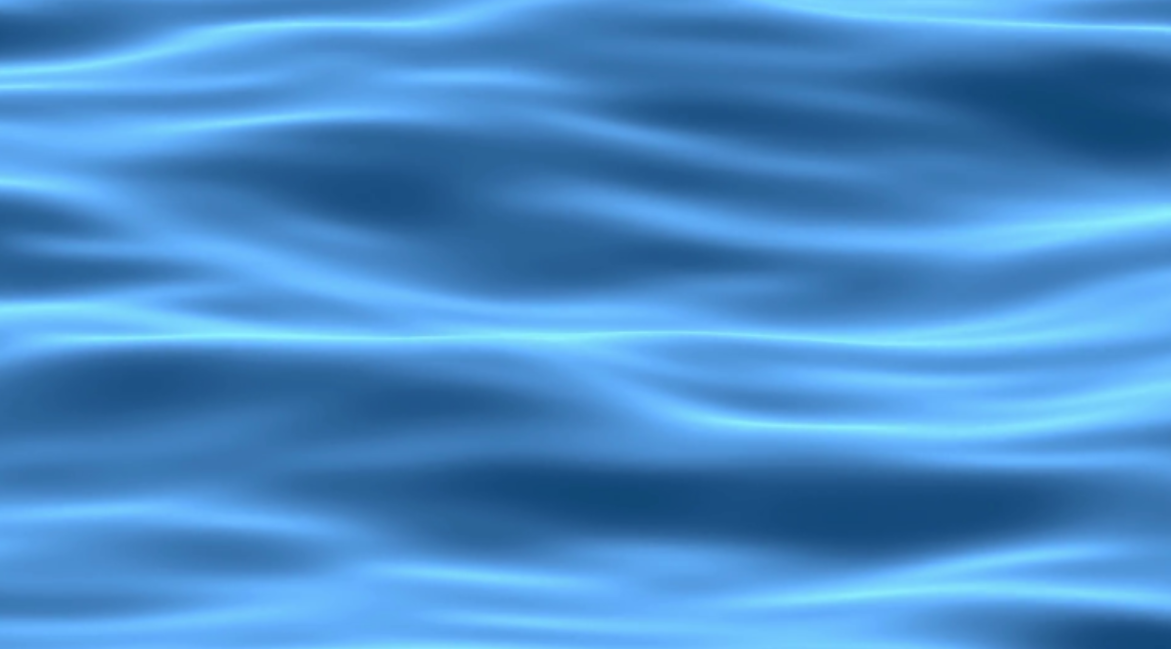
#> input picture images/waves.png, 1171 x 649 px
$ python compare_filter.py
#> lines starting #> are read from the running program, lines starting #| are printed output that depends on the picture
"""
Compare several frequency-filtering cutoffs (compression by filter) on the
same image.
"""
import numpy as np
import matplotlib.pyplot as plt
import math
import matplotlib.image as mpimg

def initialize_image(image_path):
#> called with image_path = '../images/waves.png'
    img = mpimg.imread(image_path)
#> img is the input picture: shape (649, 1171, 3) float32; mean R, G, B 0.288, 0.551, 0.79
    if len(img.shape) == 2 or img.shape[2] < 3:
        raise ValueError("The image must have three color channels (RGB).")
    if img.dtype != np.uint8:
        img = (img*255)
    else :
        img = (img/np.max(img))*255
    img = np.array(img, dtype=int)
    nrows, ncols, _ = img.shape
#> nrows = 649; ncols = 1171
    nrows -= nrows % 8
#> nrows = 648
    ncols -= ncols % 8
#> ncols = 1168
    img = img[:nrows, :ncols, :]
#> img: shape (648, 1168, 3) int64
    img = img - 128
    return img, nrows, ncols

def create_dct_matrix(n=8):
    P = np.zeros((n, n))
    for k in range(n):
        for i in range(n):
            if k == 0:
                P[k, i] = 1 / math.sqrt(n)
            else:
                P[k, i] = math.sqrt(2 / n) * math.cos((2 * i + 1) * k * math.pi / (2 * n))
    return P

def compress_by_filter(image, P, cutoff):
    compressed = np.zeros_like(image)
    nrows, ncols, _ = image.shape

    for c in range(3):
        for i in range(0, nrows, 8):
            for j in range(0, ncols, 8):
                block = image[i:i+8, j:j+8, c]
                D = np.dot(P, np.dot(block, P.T))
                for m in range(8):
                    for n in range(8):
                        if m + n >= cutoff:
                            D[m, n] = 0
                compressed[i:i+8, j:j+8, c] = D

    compression_rate = 100 - round(np.count_nonzero(compressed) / (nrows * ncols * 3) * 100)
    return compressed, compression_rate

def decompress_by_filter(compressed, P, n=8):
    nrows, ncols, _ = compressed.shape
    decompressed = np.zeros_like(compressed)

    for c in range(3):
        for i in range(0, nrows, n):
            for j in range(0, ncols, n):
                block = compressed[i:i+n, j:j+n, c]
                M_tilde = np.dot(P.T, np.dot(block, P))
                decompressed[i:i+n, j:j+n, c] = M_tilde

    decompressed = np.clip(decompressed + 128, 0, 255)
    return decompressed


def display_images(original, decompressed_images, compression_rates, f_labels):
    plt.figure(figsize=(20, 10))
    plt.subplot(2, 3, 1)
    plt.title("Original image")
    plt.imshow(original + 128)
    plt.axis('off')

    for idx, (decompressed, compression_rate) in enumerate(zip(decompressed_images, compression_rates)):
        plt.subplot(2, 3, idx + 2)
        plt.title(f"Cutoff {f_labels[idx]}")
        plt.imshow(decompressed.astype(np.uint8))
        plt.axis('off')
        plt.text(0.5, -0.1, f"Compression: {compression_rate}%", ha='center', va='center', transform=plt.gca().transAxes)

    plt.tight_layout()
    plt.show()


if __name__ == "__main__":
    image_path = "../images/waves.png"  # <- change this path to test another image
    img, nrows, ncols = initialize_image(image_path)
#> nrows = 648; ncols = 1168

    P = create_dct_matrix()

    list_f = [10,6,4,2,1]
    f_labels = ["10", "6", "4", "2", "1"]

    decompressed_images = []
    compression_rates = []

    for f in list_f:
        compressed, compression_rate = compress_by_filter(img, P, f)  # Unpack both values
        decompressed = decompress_by_filter(compressed, P)
        decompressed_images.append(decompressed)
        compression_rates.append(compression_rate)
#> this loop made 5 passes
#> compression_rate on passes 1 to 5: 88, 89, 91, 96, 98
#> pass 1, `compressed, compression_rate = compress_by_filter(img, P, f)`:
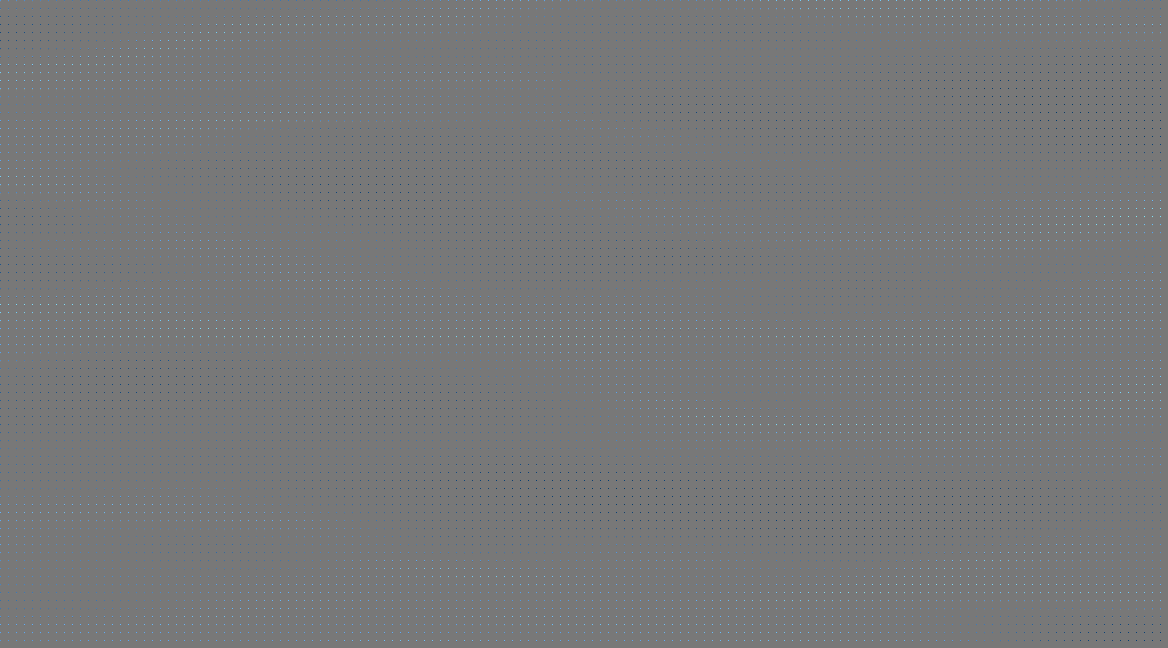
#> compressed: shape (648, 1168, 3) int64; mean R, G, B -6.8, 1.6, 9.2; drawn with min black and max white
#> after the loop, compression_rates = [88, 89, 91, 96, 98]; decompressed_images = 5 items
    display_images(img, decompressed_images, compression_rates, f_labels)
#> the loop in display_images, `for idx, (decompressed, compression_rate) in enumerate(zip(decompresse..` made 5 passes
#> in display_images, `plt.show()`:
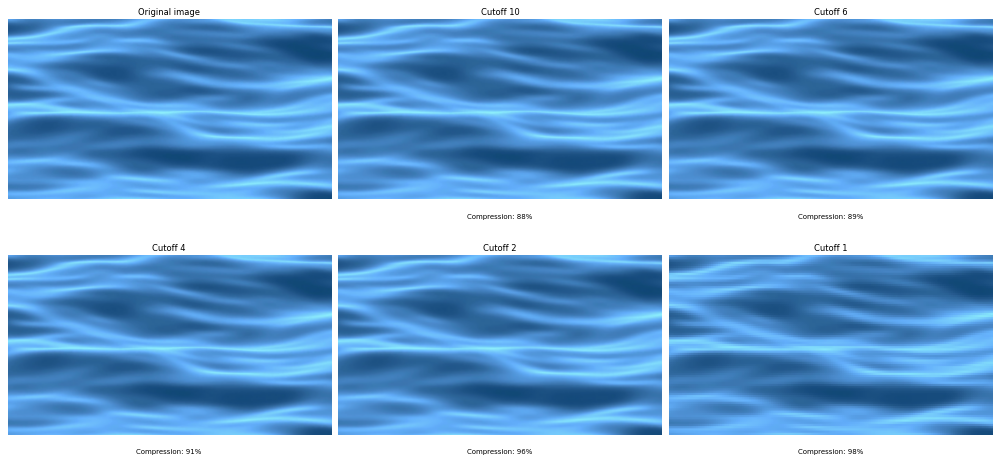
#> figure drawn by matplotlib, 6 panels

$ run again, with images/clover.png copied over images/waves.png
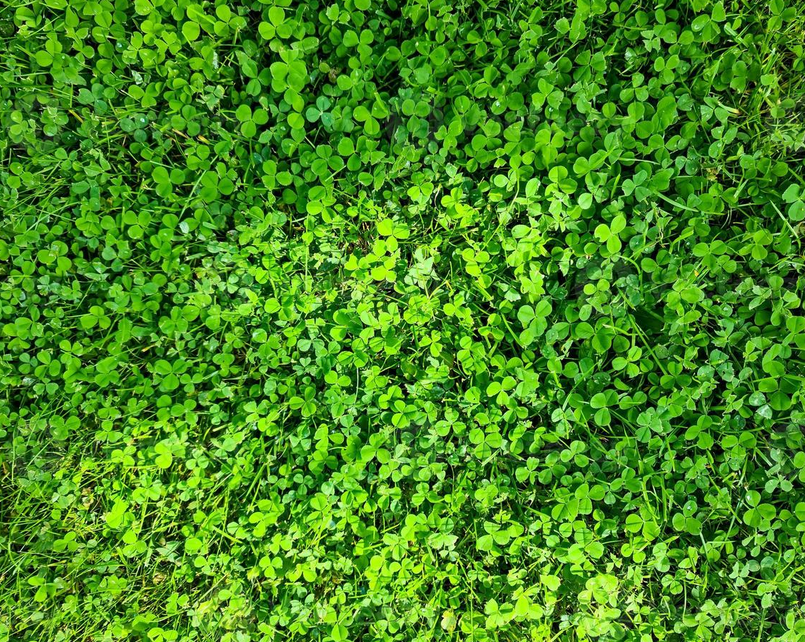
#> input picture images/clover.png, 805 x 642 px
#> in initialize_image, img is the input picture: shape (642, 805, 3) float32; mean R, G, B 0.284, 0.537, 0.124
#> in initialize_image, `img = img[:nrows, :ncols, :]`:
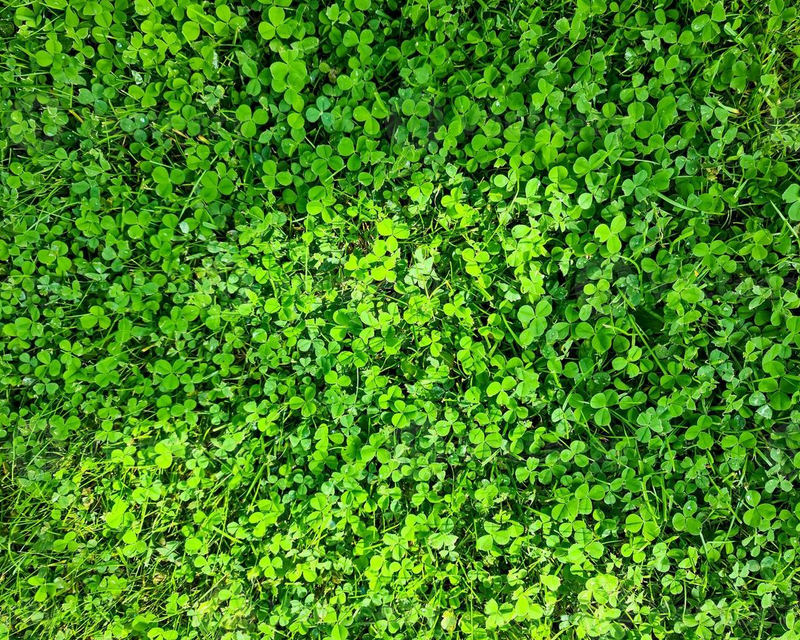
#> img: shape (640, 800, 3) int64; mean R, G, B 72.3, 137.1, 31.7
#> `img, nrows, ncols = initialize_image(image_path)`: nrows = 640; ncols = 800
#> the loop `for f in list_f:` made 5 passes
#> compression_rate on passes 1 to 5: 27, 68, 85, 95, 98
#> after the loop `for f in list_f:`: compression_rates = [27, 68, 85, 95, 98]; decompressed_images = 5 items
#> the loop in display_images, `for idx, (decompressed, compression_rate) in enumerate(zip(decompresse..` made 5 passes

$ run again, with images/salt_pepper_noisy.png copied over images/waves.png
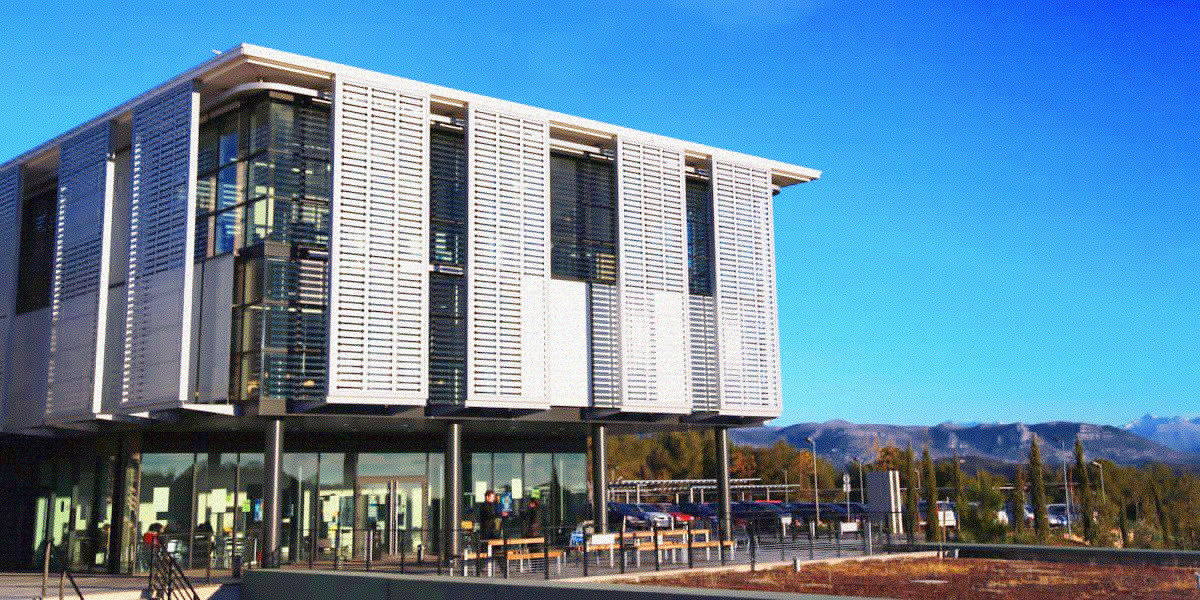
#> input picture images/salt_pepper_noisy.png, 1200 x 600 px
#> in initialize_image, img is the input picture: shape (600, 1200, 4) float32; mean R, G, B, A 0.38, 0.523, 0.632, 1
#> `img, nrows, ncols = initialize_image(image_path)`: nrows = 600; ncols = 1200
#> the loop `for f in list_f:` made 5 passes
#> compression_rate on passes 1 to 5: 26, 69, 85, 95, 98
#> pass 1, `compressed, compression_rate = compress_by_filter(img, P, f)`:
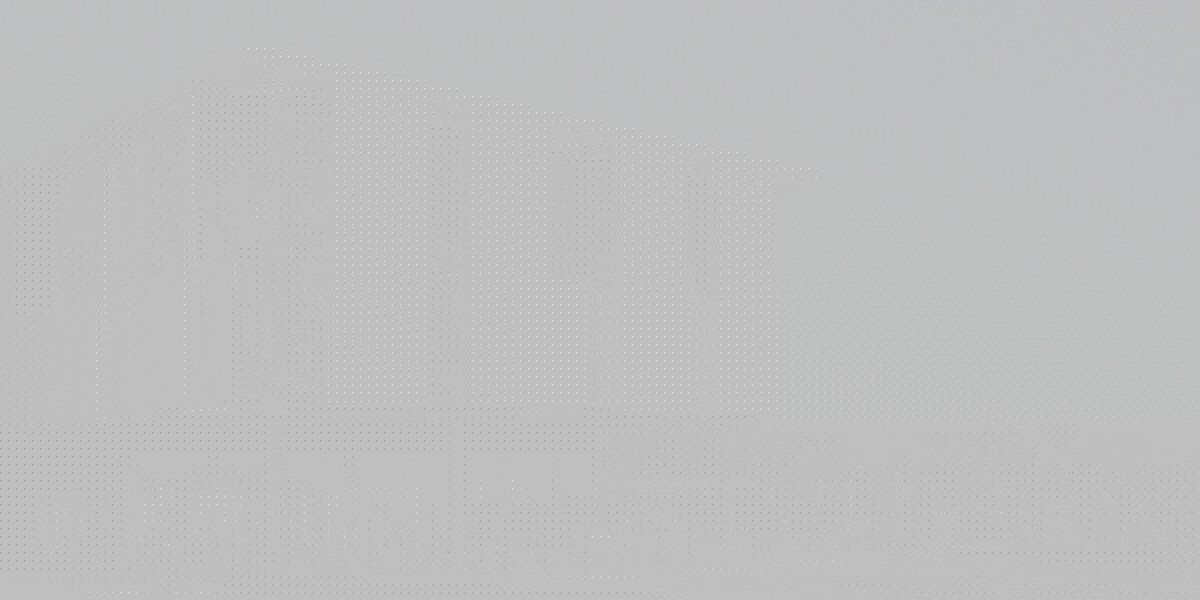
#> compressed: shape (600, 1200, 4) int64; mean R, G, B, A -4, 0.7, 4.3, 0; transparent parts drawn white
#> pass 1, `decompressed = decompress_by_filter(compressed, P)`:
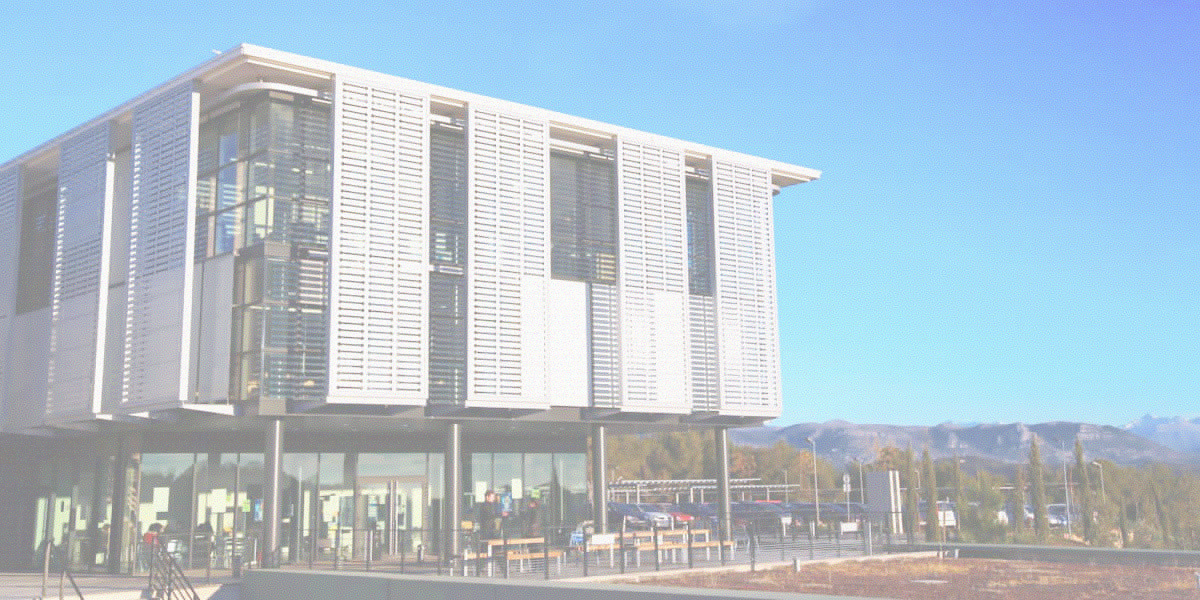
#> decompressed: shape (600, 1200, 4) int64; mean R, G, B, A 97.1, 133.3, 160.8, 128; transparent parts drawn white
#> after the loop `for f in list_f:`: compression_rates = [26, 69, 85, 95, 98]; decompressed_images = 5 items
#> the loop in display_images, `for idx, (decompressed, compression_rate) in enumerate(zip(decompresse..` made 5 passes
